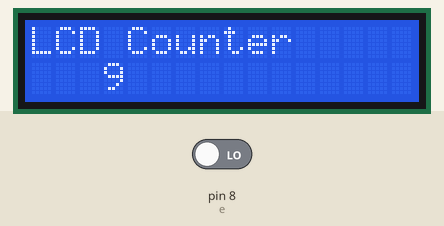
The sketch below on a simulated Arduino Uno, built with avr-gcc and run on an emulated ATmega328P. Shown: 16×2 character LCD. Inputs (shaded band) come from the test bench; at power-on: pin 8 (e) LOW.

Above: at 1.2 s.
1.3 s: pin 8 (e) driven HIGH
At 1.4 s:
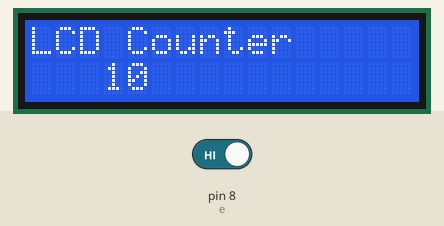
At 1.8 s:
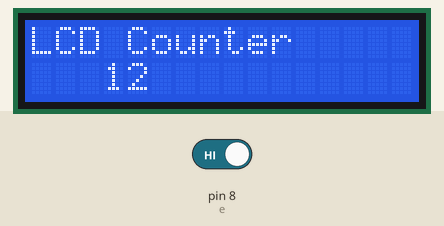
Timing chart, 0 to 4.3 s (numbered marks = the images above; inputs shaded):
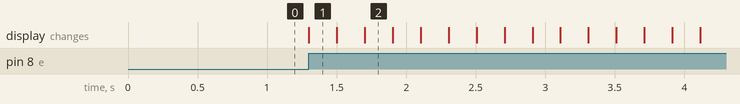

The sketch:

7_LCD-input.ino
```cpp
#include <LiquidCrystal.h>
LiquidCrystal lcd(1, 2, 4, 5, 6, 7);
int a =9;
int e = 8;

void setup() {
  // set up the LCD's number of columns and rows:
  lcd.begin(16, 2);
  // Print a message to the LCD.
  lcd.print("LCD Counter");
  pinMode(e,INPUT);
}

void loop() {
  int button = digitalRead(e);


   lcd.setCursor(3, 1);
    lcd.print(a);


  if (button == HIGH) {
    a ++;
    lcd.setCursor(3, 1);
    lcd.print(a);
     delay(200);
    }


}
```

Measured:
- after the input at 1.3 s, the display: changes at once (image 1)
